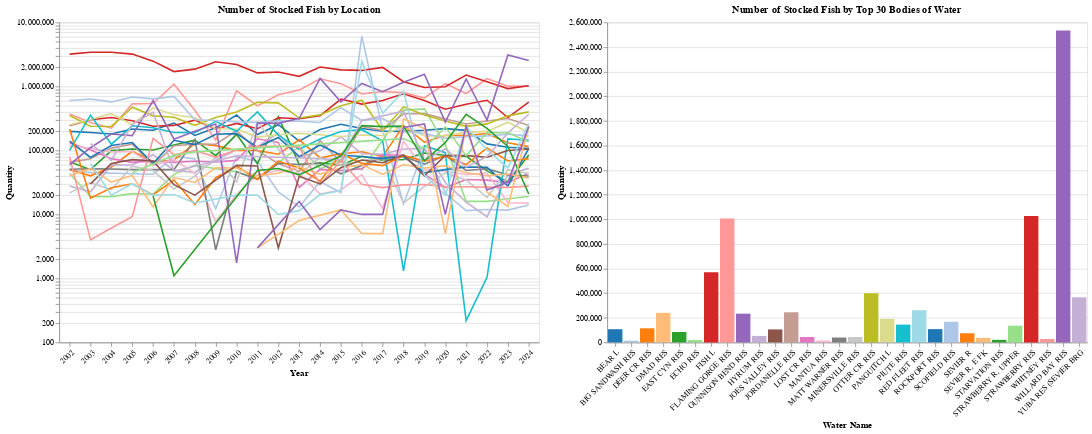

The notebook cell saved with this chart:
### Code cell
#Same Chart as above, but applied a log scale to line chart

# Get the top 30 Water Names by total quantity, and group by Year
count_by_water_name = fish_stock_data.groupby(['Year', 'Water Name'])['Quantity'].sum().reset_index()

top_30_water_names = count_by_water_name.groupby('Water Name')['Quantity'].sum().nlargest(30).index

top_30_water_names_df = count_by_water_name[count_by_water_name['Water Name'].isin(top_30_water_names)]

top_30_water_names_df["Year_only"] = top_30_water_names_df["Year"]

#Interactive Year Slider
year_slider = alt.binding_range(name="Select a year : ", min=top_30_water_names_df["Year_only"].min(), max=top_30_water_names_df["Year_only"].max(), step=1)
selected_year = alt.selection_point(fields=["Year_only"], bind=year_slider, value=2024)

#Interactive Water Name Legend Selection
point_selection = alt.selection_point(fields=['Water Name'])
brush_selection = alt.selection_interval(encodings=['x'])

#Adding base plot
base_plot = alt.Chart(top_30_water_names_df)

#Color
color = alt.condition(
    brush_selection & point_selection,
    alt.Color('Water Name:N', scale=alt.Scale(scheme='category20'), legend=None),
    alt.value('lightgray')
)

#Tooltip
tooltip = alt.Tooltip(
    ["Water Name:N", "Year:O", "Quantity:Q"]
)

#Bar Chart Vis
bar_chart = base_plot.mark_bar().encode(
    x=alt.X('Water Name', axis=alt.Axis(labelAngle=-45), sort=None),
    y='Quantity', 
    color=color, 
    tooltip=tooltip
).properties(
    width=600,
    height=400,
    title='Number of Stocked Fish by Top 30 Bodies of Water'
).transform_filter(
    selected_year
).add_params(
    selected_year, 
    point_selection,
    brush_selection,
)

#Line Chart Vis
line_chart = base_plot.mark_line().encode(
    x=alt.X('Year:O', axis=alt.Axis(labelAngle=-45)),
    y=alt.Y('Quantity', scale=alt.Scale(type='log')), 
    color=color, 
    tooltip=tooltip
).properties(
    width=600,
    height=400,
    title='Number of Stocked Fish by Location'
).transform_filter(
    point_selection
).add_params(
    brush_selection,
    point_selection
)

#Stacking both charts together 
temporal_chart = alt.hconcat(line_chart, bar_chart).resolve_scale()
temporal_chart

### Figure 1 — Vega-Lite specification as saved in the notebook (floating-point values rounded to 4 significant figures; data arrays with more than 128 entries replaced by an {"elided": "..."} marker saying what was removed)
{"config": {"view": {"continuousWidth": 300, "continuousHeight": 300}}, "hconcat": [{"mark": {"type": "line"}, "encoding": {"color": {"condition": {"test": {"and": [{"param": "param_15"}, {"param": "param_14"}]}, "field": "Water Name", "legend": null, "scale": {"scheme": "category20"}, "type": "nominal"}, "value": "lightgray"}, "tooltip": [{"field": "Water Name", "type": "nominal"}, {"field": "Year", "type": "ordinal"}, {"field": "Quantity", "type": "quantitative"}], "x": {"axis": {"labelAngle": -45}, "field": "Year", "type": "ordinal"}, "y": {"field": "Quantity", "scale": {"type": "log"}, "type": "quantitative"}}, "height": 400, "name": "view_9", "title": "Number of Stocked Fish by Location", "transform": [{"filter": {"param": "param_14"}}], "width": 600}, {"mark": {"type": "bar"}, "encoding": {"color": {"condition": {"test": {"and": [{"param": "param_15"}, {"param": "param_14"}]}, "field": "Water Name", "legend": null, "scale": {"scheme": "category20"}, "type": "nominal"}, "value": "lightgray"}, "tooltip": [{"field": "Water Name", "type": "nominal"}, {"field": "Year", "type": "ordinal"}, {"field": "Quantity", "type": "quantitative"}], "x": {"axis": {"labelAngle": -45}, "field": "Water Name", "sort": null, "type": "nominal"}, "y": {"field": "Quantity", "type": "quantitative"}}, "height": 400, "name": "view_10", "title": "Number of Stocked Fish by Top 30 Bodies of Water", "transform": [{"filter": {"param": "param_13"}}], "width": 600}], "data": {"name": "data-010b0cc8235124663885b2d683acb5ad"}, "params": [{"name": "param_15", "select": {"type": "interval", "encodings": ["x"]}, "views": ["view_9", "view_10"]}, {"name": "param_14", "select": {"type": "point", "fields": ["Water Name"]}, "views": ["view_9", "view_10"]}, {"name": "param_13", "select": {"type": "point", "fields": ["Year_only"]}, "bind": {"input": "range", "max": 2024.0, "min": 2002.0, "name": "Select a year : ", "step": 1}, "value": 2024, "views": ["view_10"]}], "resolve": {"scale": {}}, "$schema": "https://vega.github.io/schema/vega-lite/v5.20.1.json", "datasets": {"data-010b0cc8235124663885b2d683acb5ad": {"elided": "634 records"}}}
